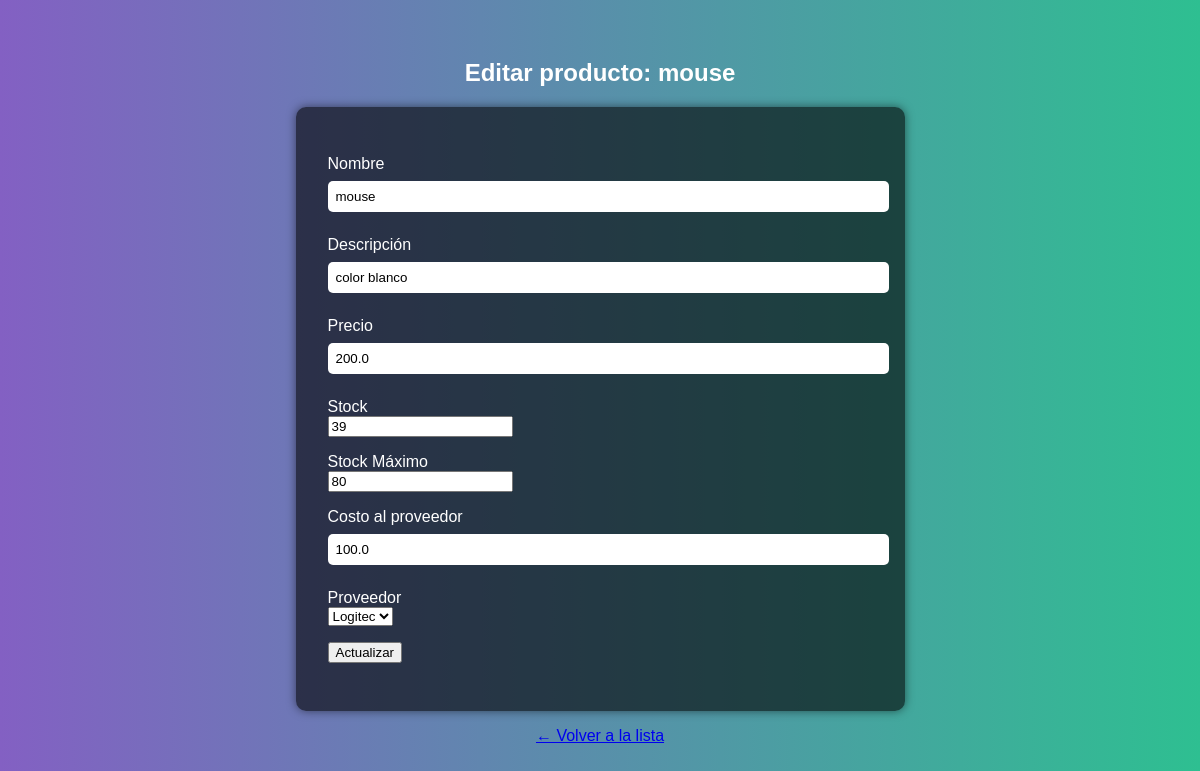
Page /editar_producto/1 (signed in) on the earlier database version.
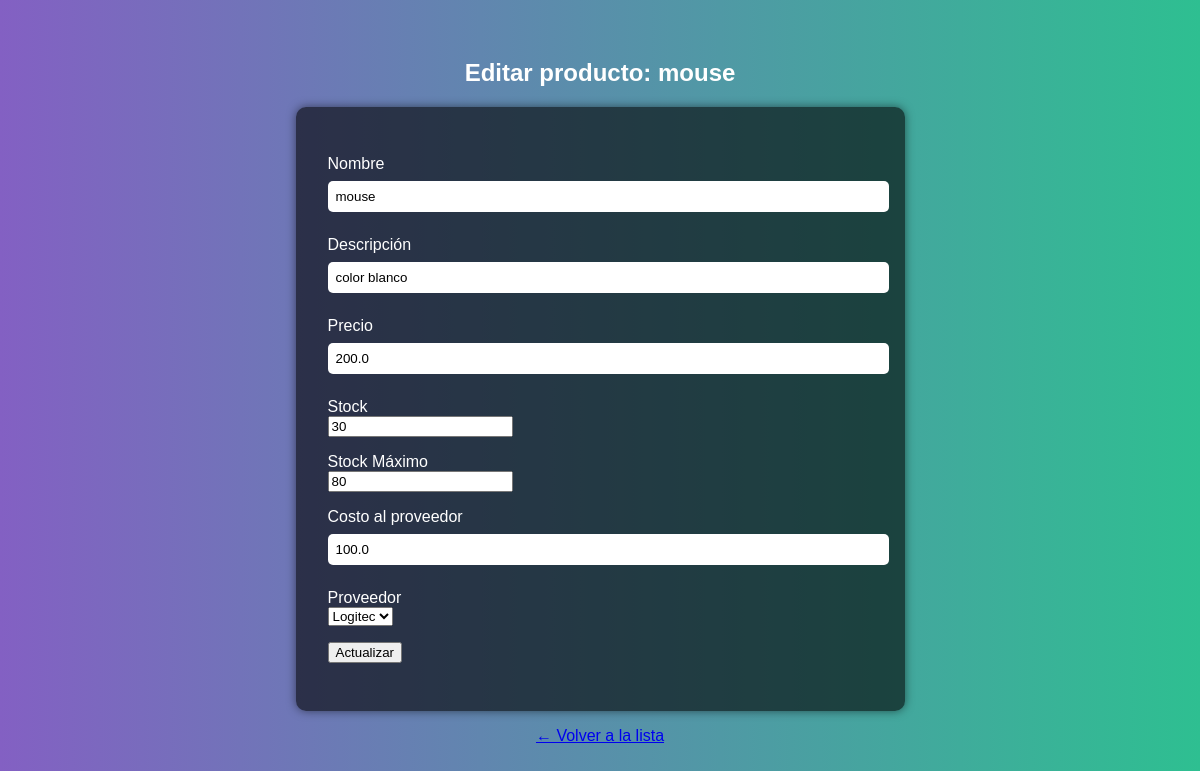
Same page on the later database version.
### app/models.py (models this page shows, shortened)
class Producto(db.Model):
    id = db.Column(db.Integer, primary_key=True)
    nombre = db.Column(db.String(100), nullable=False)
    descripcion = db.Column(db.String(200))
    precio = db.Column(db.Float, nullable=False)
    costo_proveedor = db.Column(db.Float, nullable=False)
    stock = db.Column(db.Integer, nullable=False)
    stock_maximo = db.Column(db.Integer, nullable=False)
    proveedor_id = db.Column(db.Integer, db.ForeignKey('proveedor.id'), nullable=False)

### app/routes.py (the view, shortened to what this page needs)
@main.route('/editar_producto/<int:id>', methods=['GET', 'POST'])
@login_required
def editar_producto(id):
    if current_user.role != 'admin':
        flash('Acceso denegado')
        return redirect(url_for('main.dashboard'))
    producto = Producto.query.get_or_404(id)
    form = ProductoForm(obj=producto)  # Rellena el formulario con los datos existentes
    form.proveedor_id.choices = [(p.id, p.nombre) for p in Proveedor.query.all()]
    return render_template('editar_producto.html', form=form, producto=producto)

### app/forms.py
class ProductoForm(FlaskForm):
    nombre = StringField('Nombre', validators=[DataRequired()])
    descripcion = StringField('Descripción')
    precio = FloatField('Precio', validators=[DataRequired()])
    costo_proveedor = FloatField('Costo al proveedor', validators=[DataRequired()])
    stock = IntegerField('Stock', validators=[DataRequired()])
    stock_maximo = IntegerField('Stock Máximo', validators=[DataRequired()])
    proveedor_id = SelectField('Proveedor', coerce=int, validators=[DataRequired()])
    submit = SubmitField('Registrar Producto')

### app/templates/editar_producto.html (shortened to what this page needs)
{% extends 'base.html' %}
{% block content %}
<h2>Editar producto: {{ producto.nombre }}</h2>
<form method="POST">
  <p>{{ form.nombre.label }}<br>{{ form.nombre(size=32) }}</p>
  <p>{{ form.descripcion.label }}<br>{{ form.descripcion(size=64) }}</p>
  <p>{{ form.precio.label }}<br>{{ form.precio(step="0.01") }}</p>
  <p>{{ form.stock.label }}<br>{{ form.stock() }}</p>
  <p>{{ form.stock_maximo.label }}<br>{{ form.stock_maximo() }}</p>
  {% if current_user.role == 'admin' %}
  <p>{{ form.costo_proveedor.label }}<br>{{ form.costo_proveedor(step="0.01") }}</p>
  {% endif %}
  <p>{{ form.proveedor_id.label }}<br>{{ form.proveedor_id() }}</p>
  <p>{{ form.submit(value='Actualizar') }}</p>
</form>
<p><a href="{{ url_for('main.listar_productos') }}">← Volver a la lista</a></p>
{% endblock %}

Differences in the rows shown:
changed Producto "mouse": stock "39" → "30"
